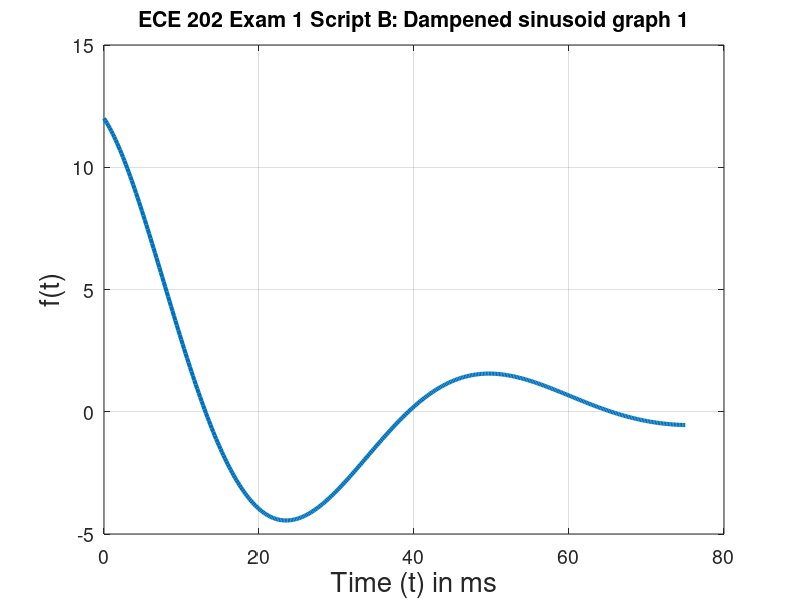

The MATLAB source for this figure:
% Ian Woodbury
% 10/10/21
% ECE 202 Fall 2021 MATLAB Exam 1
% B: Graphing a dampened sinusoid : f(t) = Ae^(-kt)cos(wt)

% ------ given ------

% all variables from the equation given above, except t
A = 12;  % swap in 5 or 2 for graphs 2 & 3
k = 40;  % swap in 2 or 5000 for graphs 2 & 3
w = 120; % swap in 10 or 12000 for graphs 2 & 3

% ------ calculations and plotting ------

x = "Time (t) in us"; % string for the x axis label, found using if 
% statements lie below
xs = 1e6; % scale of the x axis, found the same way as x
if (3/k > 1.000e-03)
    x = "Time (t) in ms";
    xs = 1e3;
end
if (3/k >= 1)
    x = "Time (t) in s";
    xs = 1;
end
t = linspace(0, 3/k, 400); % time scale, t, units vary from s to ms to us
f = A*exp(-k*t).*cos(w*t); % function f(t), the dampened sinusoid
plot (t*xs, f, 'Linewidth', 3) % plots f(t) and t on a graph
grid on % creates grid, more legible
set(gca, 'FontSize', 14)    % sets the font size for axis values
xlabel(x, 'FontSize', 20); % labels x axis with the x label
ylabel('f(t)','FontSize', 20);  % labels y axis as function, f(t)
title('ECE 202 Exam 1 Script B: Dampened sinusoid graph 1')
